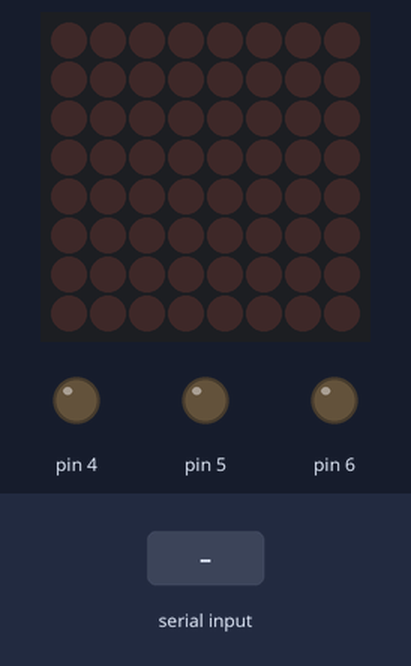
Recording of a sketch running on a simulated Arduino Uno, built with avr-gcc and run on an emulated ATmega328P. Shown: 8×8 LED matrix, output pins drawn as LEDs (lit = HIGH). Inputs (shaded band) come from the test bench.

Above: at 1.2 s.
1.3 s: "A" received over Serial
At 2.1 s:
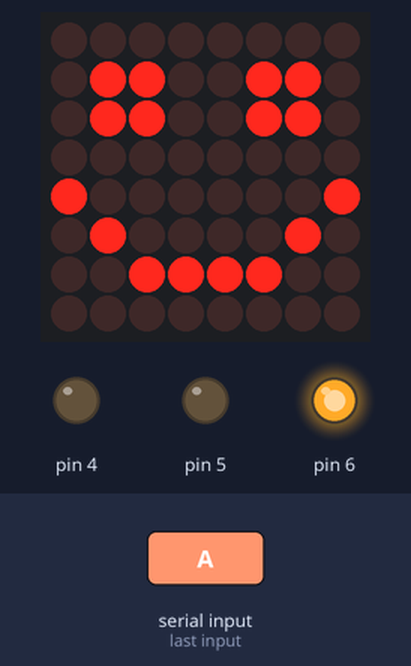
3.8 s: "B" received over Serial
At 4.3 s:
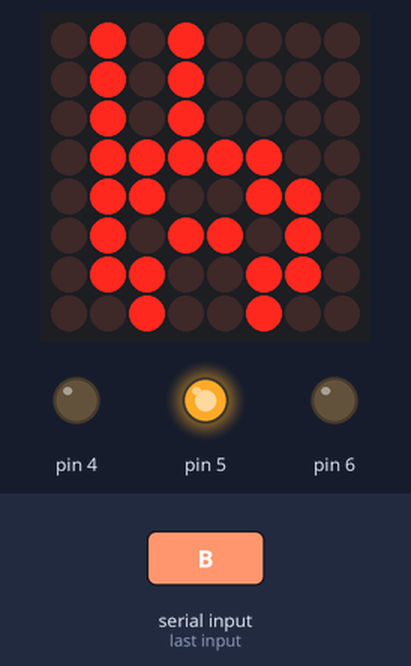
6.3 s: "C" received over Serial
At 7.1 s:
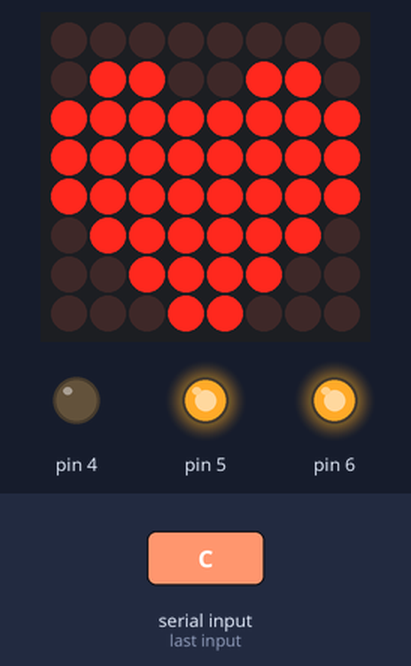
8.8 s: "D" received over Serial
At 9.3 s:
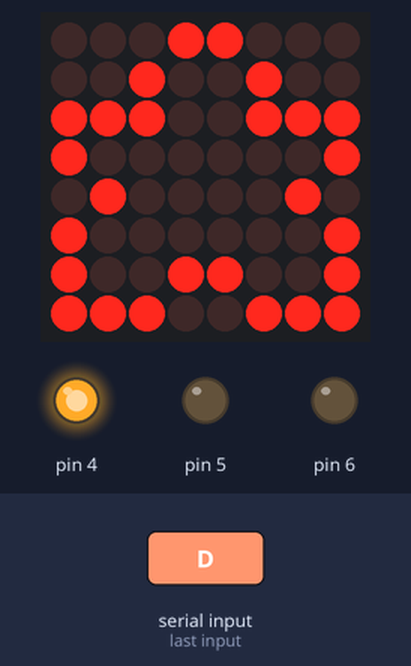
Timing chart, 0 to 11.8 s (numbered marks = the images above; inputs shaded):
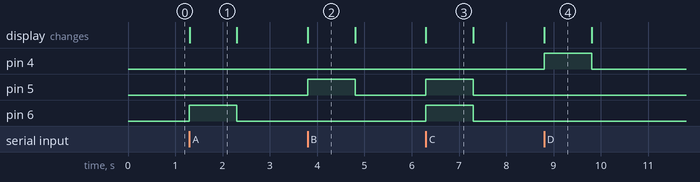

Measured:
- after the input at 1.3 s, pin 6: LOW → HIGH at once, → LOW 1.0 s later; the display: changes at once (image 1)
- after the input at 3.8 s, pin 5: LOW → HIGH at once, → LOW 1.0 s later; the display: changes at once (image 2)
- after the input at 6.3 s, pin 5, pin 6: LOW → HIGH at once, → LOW 1.0 s later; the display: changes at once (image 3)
- after the input at 8.8 s, pin 4: LOW → HIGH at once, → LOW 1.0 s later; the display: changes at once (image 4)
- what the display in image 1 shows lasts 1.0 s, from 1.3 s to 2.3 s

The sketch:

reciver_nano.ino
```cpp
#include <LedControl.h>
LedControl lc = LedControl(11, 13, 10, 1);
byte goodjob[8] = {
  B00000000,
  B01100110,
  B01100110,
  B00000000,
  B10000001,
  B01000010,
  B00111100,
  B00000000
};
byte fighting[8] = {
  B01010000,
  B01010000,
  B01010000,
  B01111100,
  B01100110,
  B01011010,
  B01100110,
  B00100100
};
byte love[8] = {
  B00000000,
  B01100110,
  B11111111,
  B11111111,
  B11111111,
  B01111110,
  B00111100,
  B00011000
};
byte star[8] = {
  B00011000,
  B00100100,
  B11100111,
  B10000001,
  B01000010,
  B10000001,
  B10011001,
  B11100111
};
unsigned long lastTime = 0;
const unsigned long Delay = 1000;

void setup() {
  Serial.begin(115200);
  DDRD |= B01110000;
  lc.shutdown(0, false);
  lc.setIntensity(0, 5);
  lc.clearDisplay(0);
}

void loop() {
  check_process();
}

void check_process() {
  static char preCommand = '\0';  // empty char
  if (Serial.available() > 0) {
    char realcommand = Serial.read();
    if (realcommand != preCommand) {
      preCommand = realcommand;
      process(realcommand);
      lastTime = millis();
    }
  } else {
    if (millis() - lastTime > Delay) {
      turnOff();
      lc.clearDisplay(0);
      preCommand = '\0';
    }
  }
}

void turnOff() {
  PORTD &= B11101111;
  PORTD &= B11011111;
  PORTD &= B10111111;
}

void process(char command) {
  switch (command) {
    case 'A':
      PORTD |= 0x40;
      show_goodjob();
      break;
    case 'B':
      PORTD |= 0x20;
      show_fighting();
      break;
    case 'C':
      PORTD |= 0x60;
      show_love();
      break;
    case 'D':
      PORTD |= 0x10;
      show_star();
      break;
    default:
      break;
  }
}

void show_goodjob() {
  for (int i = 0; i < 8; i++) lc.setRow(0, i, goodjob[i]);
}
void show_fighting() {
  for (int i = 0; i < 8; i++) lc.setRow(0, i, fighting[i]);
}
void show_love() {
  for (int i = 0; i < 8; i++) lc.setRow(0, i, love[i]);
}
void show_star() {
  for (int i = 0; i < 8; i++) lc.setRow(0, i, star[i]);
}
```
